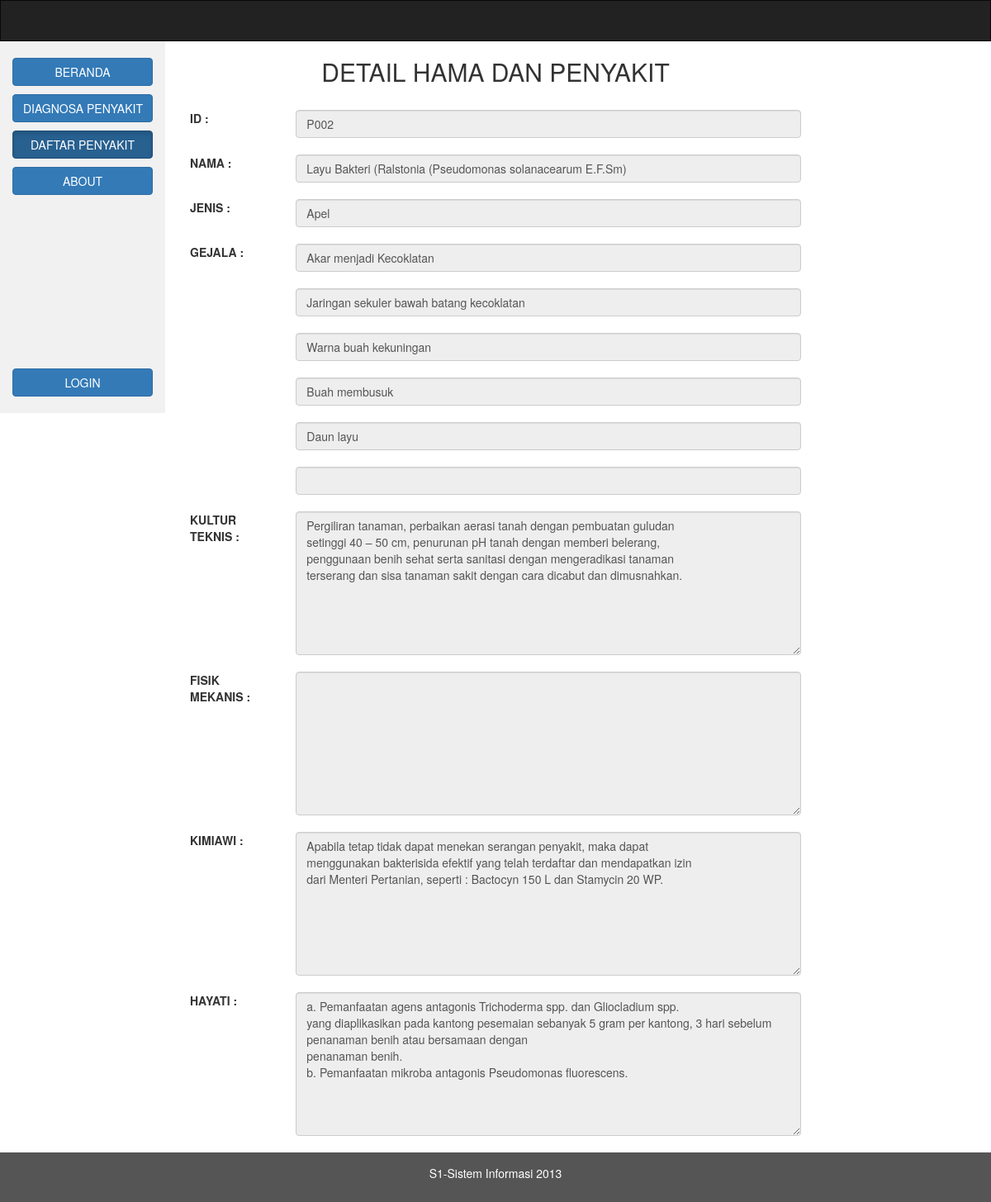
Screenshot of /detailpenyakit.php?id=P002 with the database file from the repository.
### tables this page shows
CREATE TABLE `penyakit` (
  `idpenyakit` varchar(20) NOT NULL,
  `namapenyakit` varchar(1000) NOT NULL,
  `jenistanaman` varchar(20) NOT NULL,
  `kulturteknis` varchar(1000) NOT NULL,
  `fisikmekanis` varchar(1000) NOT NULL,
  `kimiawi` varchar(1000) NOT NULL,
  `hayati` varchar(1000) NOT NULL
);

CREATE TABLE `basispengetahuan` (
  `namapenyakit` varchar(100) NOT NULL,
  `gejala` varchar(50) NOT NULL
);

### detailpenyakit.php (the view, shortened to what this page needs)
<?php
include('koneksi.php');
?>
<!DOCTYPE html>
<html lang="en">
<head>
  <link rel="stylesheet" href="https://maxcdn.bootstrapcdn.com/bootstrap/3.3.7/css/bootstrap.min.css">
  <link rel="stylesheet" href="css/style.css">
</head>
<body>
<nav class="navbar navbar-inverse">
</nav>
<div class="container-fluid text-center">
  <div class="row content">
    <div class="col-sm-2 sidenav">
       <p><a href="index.php"><button type="button" class="btn btn-primary btn-block">BERANDA</button></a></p>
      <p><a href="diagnosa.php"><button type="button" class="btn btn-primary btn-block">DIAGNOSA PENYAKIT</button></a></p>
      <p><a href="daftarpenyakit.php"><button type="button" class="btn btn-primary btn-block active">DAFTAR PENYAKIT</button></a></p>
      <p><a href="about.php"><button type="button" class="btn btn-primary btn-block">ABOUT</button></a></p>
        <br><br><br><br><br><br><br><br><br><br>
      <p><button type="button" class="btn btn-primary btn-block" id="myBtn">LOGIN</button></p>
    </div>
    <div class="col-sm-8 text-left">
      <h2 class="text-center">DETAIL HAMA DAN PENYAKIT</h2>
      <div class="form-group"  method="POST">
      			<br><label class="control-label col-sm-2">ID :</label>
      		<div class="col-sm-10">
                <?php
                       $tampil = "SELECT * FROM penyakit where idpenyakit='".$_GET['id']."'";
                       $sql = mysqli_query ($konek_db,$tampil);
                       while($data = mysqli_fetch_array ($sql))
                    {
                       echo "<input type='text'  class='form-control' id='idpenyakit' readonly value='".$data['idpenyakit']."'><br>";
                    }
                ?>
     		 </div>
        </div>
        <div class="form-group"  method="POST">
      			<br><label class="control-label col-sm-2">NAMA :</label>
      		<div class="col-sm-10">
                <?php
                       $tampil = "SELECT * FROM penyakit where idpenyakit='".$_GET['id']."'";
                       $sql = mysqli_query ($konek_db,$tampil);
                       while($data = mysqli_fetch_array ($sql))
                    {
                       echo "<input type='text'  class='form-control' id='namapenyakit' readonly value='".$data['namapenyakit']."'><br>";
                    }
                ?>
     		 </div>
        </div>
        <div class="form-group"  method="POST">
      			<br><label class="control-label col-sm-2">JENIS :</label>
      		<div class="col-sm-10">
                <?php
                       $tampil = "SELECT * FROM penyakit where idpenyakit='".$_GET['id']."'";
                       $sql = mysqli_query ($konek_db,$tampil);
                       while($data = mysqli_fetch_array ($sql))
                    {
                       echo "<input type='text'  class='form-control' id='jenistanaman' readonly value='".$data['jenistanaman']."'><br>";
                    }
                ?>
     		 </div>
        </div>
        <div class="form-group"  method="POST">
      			<br><label class="control-label col-sm-2">GEJALA :</label>
      		<div class="col-sm-10">
                <?php
                       $tampil = "SELECT * FROM penyakit p, basispengetahuan b where p.idpenyakit='".$_GET['id']."' and p.namapenyakit=b.namapenyakit";
                       $sql = mysqli_query ($konek_db,$tampil);
                       while($data = mysqli_fetch_array ($sql))
                    {
                       echo "<input type='text'  class='form-control' id='jenistanaman' readonly value='".$data['gejala']."'><br>";
                    }
                echo "<input type='text'  class='form-control' id='jenistanaman' readonly value=''><br>";
                ?>
     		 </div>
        </div>
        <div class="form-group"  method="POST">
      			<br><label class="control-label col-sm-2">KULTUR TEKNIS :</label><br>
      		<div class="col-sm-10">
                <?php
                       $tampil = "SELECT * FROM penyakit where idpenyakit='".$_GET['id']."'";
                       $sql = mysqli_query ($konek_db,$tampil);
                       while($data = mysqli_fetch_array ($sql))
                    {
                       echo "<textarea  rows='8' class='form-control' id='penanganan'  readonly>".$data['kulturteknis']."</textarea><br>";
                    }
                ?>
     		 </div>
        </div>
         <div class="form-group"  method="POST">
      			<br><label class="control-label col-sm-2">FISIK MEKANIS :</label><br>
      		<div class="col-sm-10">
                <?php
                       $tampil = "SELECT * FROM penyakit where idpenyakit='".$_GET['id']."'";
                       $sql = mysqli_query ($konek_db,$tampil);
                       while($data = mysqli_fetch_array ($sql))
                    {
                       echo "<textarea rows='8' class='form-control' id='penanganan' readonly>".$data['fisikmekanis']."</textarea><br>";
                    }
                ?>
     		 </div>
        </div>
         <div class="form-group"  method="POST">
      			<br><label class="control-label col-sm-2">KIMIAWI :</label><br>
      		<div class="col-sm-10">
                <?php
                       $tampil = "SELECT * FROM penyakit where idpenyakit='".$_GET['id']."'";
                       $sql = mysqli_query ($konek_db,$tampil);
                       while($data = mysqli_fetch_array ($sql))
                    {
                       echo "<textarea  rows='8' class='form-control' id='penanganan' readonly>".$data['kimiawi']."</textarea><br>";
                    }
                ?>
     		 </div>
        </div>
          <div class="form-group"  method="POST">
      			<br><label class="control-label col-sm-2">HAYATI :</label><br>
      		<div class="col-sm-10">
                <?php
                       $tampil = "SELECT * FROM penyakit where idpenyakit='".$_GET['id']."'";
                       $sql = mysqli_query ($konek_db,$tampil);
                       while($data = mysqli_fetch_array ($sql))
                    {
                       echo "<textarea rows='8' class='form-control' id='penanganan' readonly>".$data['hayati']."</textarea><br>";
                    }
                ?>
     		 </div>
        </div>
    </div>
  </div>
</div>
<footer class="container-fluid text-center">
  <p>S1-Sistem Informasi 2013</p>
</footer>
</body>
</html>

### css/style.css (style rules this page uses)
.navbar { margin-bottom: 0; border-radius: 0; }
.row.content { height: 450px }
.sidenav { padding-top: 20px; background-color: #f1f1f1; height: 100%; }
footer { background-color: #555; color: white; padding: 15px; }

### rows the page displays
penyakit: idpenyakit "P002", namapenyakit "Layu Bakteri (Ralstonia (Pseudomonas solanacearum E.F.Sm)", jenistanaman "Apel", gejala "Akar menjadi Kecoklatan", gejala "Jaringan sekuler bawah batang kecoklatan", gejala "Warna buah kekuningan", gejala "Buah membusuk", gejala "Daun layu", kulturteknis "Pergiliran tanaman, perbaikan aerasi tanah dengan pembuatan guludan setinggi 40 – 50 cm, penurunan pH tanah dengan memberi belerang, penggunaan benih sehat serta sanitasi dengan mengeradikasi tanaman terserang dan sisa tanaman sakit dengan cara dicabut dan dimusnahkan.", kimiawi "Apabila tetap tidak dapat menekan serangan penyakit, maka dapat menggunakan bakterisida efektif yang telah terdaftar dan mendapatkan izin dari Menteri Pertanian, seperti : Bactocyn 150 L dan Stamycin 20 WP.", hayati "a. Pemanfaatan agens antagonis Trichoderma spp. dan Gliocladium spp. yang diaplikasikan pada kantong pesemaian sebanyak 5 gram per kantong, 3 hari sebelum penanaman benih atau bersamaan dengan penanaman benih. b. Pemanfaatan mikroba antagonis Pseudomonas fluorescens."
